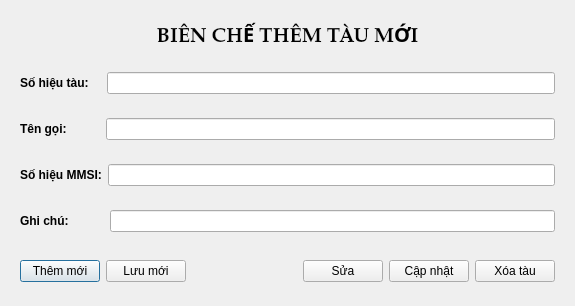
<?xml version="1.0" encoding="UTF-8"?>
<ui version="4.0">
 <class>Dialog_ThemTau</class>
 <widget class="QDialog" name="Dialog_ThemTau">
  <property name="geometry">
   <rect>
    <x>0</x>
    <y>0</y>
    <width>575</width>
    <height>301</height>
   </rect>
  </property>
  <property name="windowTitle">
   <string>Dialog</string>
  </property>
  <layout class="QVBoxLayout" name="verticalLayout">
   <item>
    <widget class="QWidget" name="widget" native="true">
     <layout class="QVBoxLayout" name="verticalLayout_2">
      <item>
       <widget class="QLabel" name="label">
        <property name="font">
         <font>
          <family>Palatino Linotype</family>
          <pointsize>15</pointsize>
          <weight>75</weight>
          <bold>true</bold>
         </font>
        </property>
        <property name="text">
         <string>BIÊN CHẾ THÊM TÀU MỚI</string>
        </property>
        <property name="alignment">
         <set>Qt::AlignCenter</set>
        </property>
       </widget>
      </item>
     </layout>
    </widget>
   </item>
   <item>
    <widget class="QWidget" name="widget_2" native="true">
     <layout class="QHBoxLayout" name="horizontalLayout">
      <property name="spacing">
       <number>18</number>
      </property>
      <item>
       <widget class="QLabel" name="label_2">
        <property name="font">
         <font>
          <weight>75</weight>
          <bold>true</bold>
         </font>
        </property>
        <property name="text">
         <string>Số hiệu tàu:</string>
        </property>
       </widget>
      </item>
      <item>
       <widget class="QLineEdit" name="lineEdit_SoHieu"/>
      </item>
     </layout>
    </widget>
   </item>
   <item>
    <widget class="QWidget" name="widget_3" native="true">
     <layout class="QHBoxLayout" name="horizontalLayout_2">
      <property name="spacing">
       <number>39</number>
      </property>
      <item>
       <widget class="QLabel" name="label_3">
        <property name="font">
         <font>
          <weight>75</weight>
          <bold>true</bold>
         </font>
        </property>
        <property name="text">
         <string>Tên gọi:</string>
        </property>
       </widget>
      </item>
      <item>
       <widget class="QLineEdit" name="lineEdit_Tengoi"/>
      </item>
     </layout>
    </widget>
   </item>
   <item>
    <widget class="QWidget" name="widget_4" native="true">
     <layout class="QHBoxLayout" name="horizontalLayout_3">
      <item>
       <widget class="QLabel" name="label_4">
        <property name="font">
         <font>
          <weight>75</weight>
          <bold>true</bold>
         </font>
        </property>
        <property name="text">
         <string>Số hiệu MMSI:</string>
        </property>
       </widget>
      </item>
      <item>
       <widget class="QLineEdit" name="lineEdit_mmsi"/>
      </item>
     </layout>
    </widget>
   </item>
   <item>
    <widget class="QWidget" name="widget_5" native="true">
     <layout class="QHBoxLayout" name="horizontalLayout_4">
      <property name="spacing">
       <number>41</number>
      </property>
      <item>
       <widget class="QLabel" name="label_5">
        <property name="font">
         <font>
          <weight>75</weight>
          <bold>true</bold>
         </font>
        </property>
        <property name="text">
         <string>Ghi chú:</string>
        </property>
       </widget>
      </item>
      <item>
       <widget class="QLineEdit" name="lineEdit_Ghichu"/>
      </item>
     </layout>
    </widget>
   </item>
   <item>
    <widget class="QWidget" name="widget_7" native="true">
     <layout class="QHBoxLayout" name="horizontalLayout_5">
      <item>
       <widget class="QPushButton" name="pushButton_themtau">
        <property name="text">
         <string>Thêm mới</string>
        </property>
       </widget>
      </item>
      <item>
       <widget class="QPushButton" name="pushButton_luutau">
        <property name="text">
         <string>Lưu mới</string>
        </property>
       </widget>
      </item>
      <item>
       <spacer name="horizontalSpacer">
        <property name="orientation">
         <enum>Qt::Horizontal</enum>
        </property>
        <property name="sizeHint" stdset="0">
         <size>
          <width>60</width>
          <height>30</height>
         </size>
        </property>
       </spacer>
      </item>
      <item>
       <widget class="QPushButton" name="pushButton_sua">
        <property name="text">
         <string>Sửa</string>
        </property>
       </widget>
      </item>
      <item>
       <widget class="QPushButton" name="pushButton_capnhat">
        <property name="text">
         <string>Cập nhật</string>
        </property>
       </widget>
      </item>
      <item>
       <widget class="QPushButton" name="pushButton_xoa">
        <property name="text">
         <string>Xóa tàu</string>
        </property>
       </widget>
      </item>
     </layout>
    </widget>
   </item>
  </layout>
 </widget>
 <resources/>
 <connections/>
</ui>
